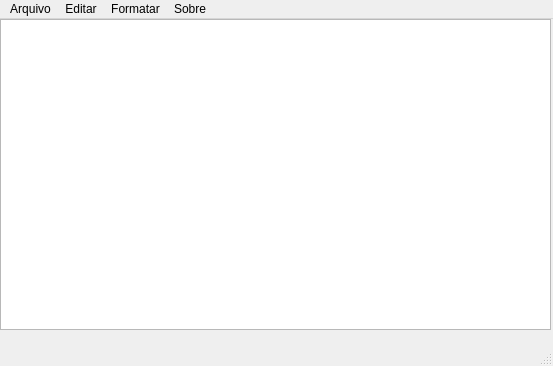
<?xml version="1.0" encoding="UTF-8"?>
<ui version="4.0">
 <class>MainWindow</class>
 <widget class="QMainWindow" name="MainWindow">
  <property name="geometry">
   <rect>
    <x>0</x>
    <y>0</y>
    <width>553</width>
    <height>366</height>
   </rect>
  </property>
  <property name="windowTitle">
   <string>Bloco de Notas</string>
  </property>
  <widget class="QWidget" name="centralwidget">
   <widget class="QTextEdit" name="textEdit">
    <property name="geometry">
     <rect>
      <x>0</x>
      <y>0</y>
      <width>551</width>
      <height>311</height>
     </rect>
    </property>
   </widget>
  </widget>
  <widget class="QMenuBar" name="menubar">
   <property name="geometry">
    <rect>
     <x>0</x>
     <y>0</y>
     <width>553</width>
     <height>23</height>
    </rect>
   </property>
   <widget class="QMenu" name="menuArquivo">
    <property name="title">
     <string>Arquivo</string>
    </property>
    <addaction name="actionNovo"/>
    <addaction name="actionAbrir"/>
    <addaction name="actionSalvar"/>
    <addaction name="actionSalvar_Como"/>
    <addaction name="separator"/>
    <addaction name="actionImprimir"/>
    <addaction name="actionFechar"/>
   </widget>
   <widget class="QMenu" name="menuEditar">
    <property name="title">
     <string>Editar</string>
    </property>
    <addaction name="actionDesfazer"/>
    <addaction name="actionRefazer"/>
    <addaction name="separator"/>
    <addaction name="actionRcortar"/>
    <addaction name="actionCopiar"/>
    <addaction name="actionColar"/>
   </widget>
   <widget class="QMenu" name="menuSobre">
    <property name="title">
     <string>Sobre</string>
    </property>
   </widget>
   <widget class="QMenu" name="menuFormatar">
    <property name="title">
     <string>Formatar</string>
    </property>
    <addaction name="actionFonte"/>
    <addaction name="actionCor"/>
    <addaction name="actionCor_de_Fundo"/>
   </widget>
   <addaction name="menuArquivo"/>
   <addaction name="menuEditar"/>
   <addaction name="menuFormatar"/>
   <addaction name="menuSobre"/>
  </widget>
  <widget class="QStatusBar" name="statusbar"/>
  <action name="actionNovo">
   <property name="text">
    <string>Novo</string>
   </property>
  </action>
  <action name="actionAbrir">
   <property name="text">
    <string>Abrir</string>
   </property>
  </action>
  <action name="actionSalvar">
   <property name="text">
    <string>Salvar</string>
   </property>
  </action>
  <action name="actionSalvar_Como">
   <property name="text">
    <string>Salvar Como</string>
   </property>
  </action>
  <action name="actionFechar">
   <property name="text">
    <string>Fechar</string>
   </property>
  </action>
  <action name="actionCopiar">
   <property name="text">
    <string>Copiar</string>
   </property>
  </action>
  <action name="actionRcortar">
   <property name="text">
    <string>Recortar</string>
   </property>
  </action>
  <action name="actionColar">
   <property name="text">
    <string>Colar</string>
   </property>
  </action>
  <action name="actionDesfazer">
   <property name="text">
    <string>Desfazer</string>
   </property>
  </action>
  <action name="actionRefazer">
   <property name="text">
    <string>Refazer</string>
   </property>
  </action>
  <action name="actionFonte">
   <property name="text">
    <string>Fonte</string>
   </property>
  </action>
  <action name="actionCor">
   <property name="text">
    <string>Cor</string>
   </property>
  </action>
  <action name="actionCor_de_Fundo">
   <property name="text">
    <string>Cor de Fundo</string>
   </property>
  </action>
  <action name="actionImprimir">
   <property name="text">
    <string>Imprimir</string>
   </property>
  </action>
 </widget>
 <resources/>
 <connections/>
</ui>
